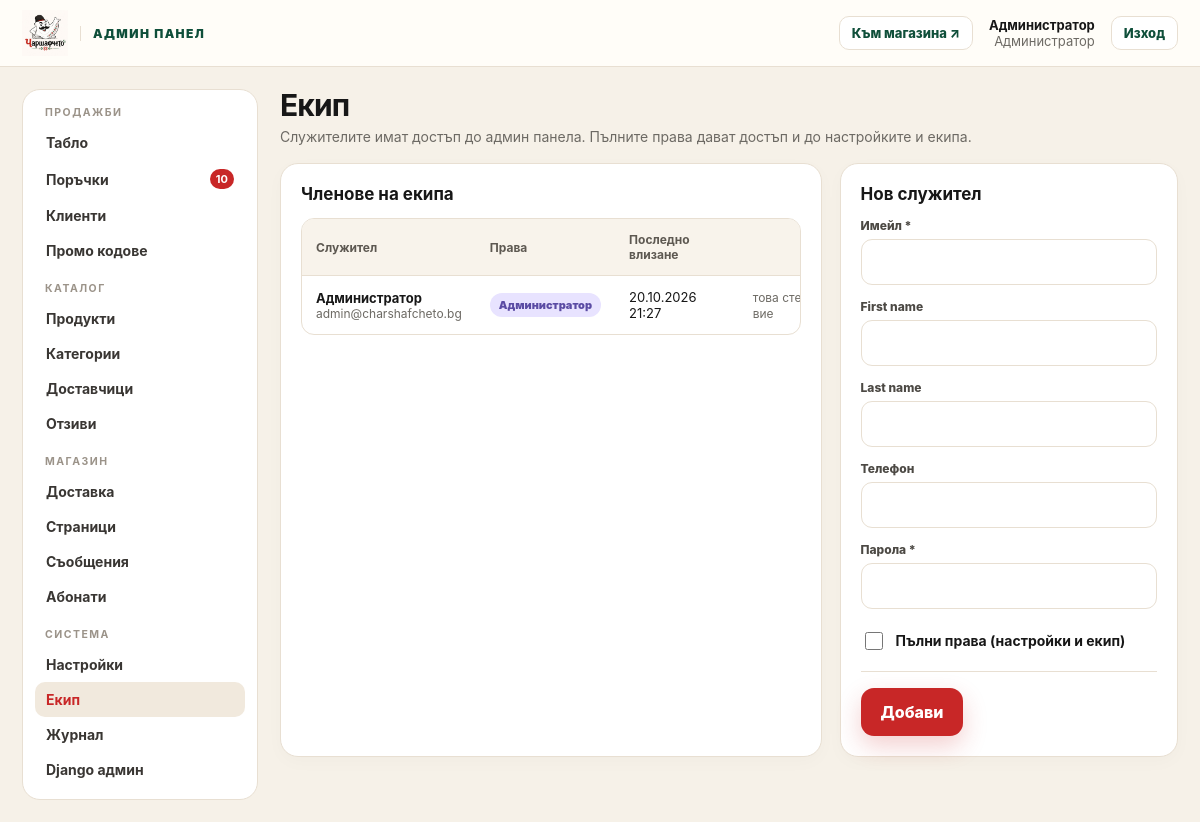
Page /dashboard/team/ (signed in) on the committed database.
### accounts/models.py (models this page shows, shortened)
class User(AbstractUser):
    username = None
    email = models.EmailField("имейл", unique=True)
    phone = models.CharField("телефон", max_length=32, blank=True)
    marketing_consent = models.BooleanField("съгласие за маркетинг", default=False)
    email_verified = models.BooleanField("потвърден имейл", default=False)
    USERNAME_FIELD = "email"
    REQUIRED_FIELDS = []
    objects = UserManager()
    class Meta:
        verbose_name = "потребител"
        verbose_name_plural = "потребители"

### dashboard/views/people.py (the view, shortened to what this page needs)
# urls.py: path("team/", people.team, name="team"),
@superuser_required
def team(request):
    form = StaffCreateForm(request.POST or None)
    return render(request, "dashboard/team.html", {
        "form": form,
        "staff": User.objects.filter(is_staff=True).order_by("-is_superuser", "email"),
    })

### dashboard/forms.py (shortened to what this page needs)
class StaffCreateForm(forms.ModelForm):
    password = forms.CharField(label="Парола", widget=forms.PasswordInput, strip=False)
    is_superuser = forms.BooleanField(label="Пълни права (настройки и екип)", required=False)
    class Meta:
        model = User
        fields = ["email", "first_name", "last_name", "phone"]

### core/context_processors.py (called while the page is built)
def store(request):
    if request.path.startswith(("/static/", "/media/")):
        return {}
    wishlist_ids = set()
    if request.user.is_authenticated:
        wishlist_ids = set(WishlistItem.objects.filter(user=request.user).values_list("product_id", flat=True))
    else:
        wishlist_ids = set(request.session.get("wishlist", []))
    return {
        "store": SiteSettings.load(),
        "cart": Cart(request),
        "wishlist_ids": wishlist_ids,
        "menu_categories": Category.objects.filter(is_active=True, show_in_menu=True, parent__isnull=True),
        "footer_pages": Page.objects.filter(show_in_footer=True),
        "card_payments_enabled": bool(settings.STRIPE_SECRET_KEY),
        "SITE_URL": settings.SITE_URL,
    }

### core/models.py (called while the page is built)
    @classmethod
    def load(cls):
        obj = cache.get(cls.CACHE_KEY)
        if obj is None:
            obj, _ = cls.objects.get_or_create(pk=1)
            cache.set(cls.CACHE_KEY, obj, 300)
        return obj

### dashboard/access.py (called while the page is built)
def _check(request, superuser=False):
    if not request.user.is_authenticated:
        return redirect_to_login(request.get_full_path(), reverse("accounts:login"))
    if not request.user.is_staff or (superuser and not request.user.is_superuser):
        raise PermissionDenied
    return None

def superuser_required(view):
    @wraps(view)
    def wrapper(request, *args, **kwargs):
        return _check(request, superuser=True) or view(request, *args, **kwargs)
    return wrapper

### dashboard/templatetags/dashboard_tags.py (called while the page is built)
@register.simple_tag
def dashboard_counts():
    return {
        "orders": Order.objects.filter(status=Order.STATUS_NEW).count(),
        "reviews": Review.objects.filter(is_approved=False).count(),
        "messages": ContactMessage.objects.filter(is_read=False).count(),
    }

@register.simple_tag(takes_context=True)
def nav_active(context, *prefixes):
    match = getattr(context["request"], "resolver_match", None)
    name = match.url_name if match else ""
    return "active" if any(name == p or name.startswith(p + "_") for p in prefixes) else ""

@register.filter
def field_type(bound_field):
    return bound_field.field.widget.__class__.__name__

### dashboard/templates/dashboard/team.html (shortened to what this page needs)
{% extends "dashboard/base.html" %}
{% block content %}
<div class="d-head"><div><h1>Екип</h1><p class="d-sub">Служителите имат достъп до админ панела. Пълните права дават достъп и до настройките и екипа.</p></div></div>
<div class="d-grid two">
  <section class="d-card"><h2>Членове на екипа</h2>
    <div class="table-wrap"><table class="table d-table" style="min-width:520px"><thead><tr><th>Служител</th><th>Права</th><th>Последно влизане</th><th></th></tr></thead><tbody>
    {% for u in staff %}<tr>
      <td><b>{{ u.get_full_name|default:u.email }}</b><div class="d-muted">{{ u.email }}</div></td>
      <td>{% if u.is_superuser %}<span class="status shipped">Администратор</span>{% else %}<span class="status processing">Служител</span>{% endif %}</td>
      <td>{{ u.last_login|date:'d.m.Y H:i'|default:"никога" }}</td>
      <td>{% if u != request.user %}<div class="d-actions">
        <form method="post" action="{% url 'dashboard:team_toggle' u.pk %}">{% csrf_token %}<button class="d-btn" name="action" value="superuser">{% if u.is_superuser %}Отнеми пълни права{% else %}Дай пълни права{% endif %}</button></form>
        <form method="post" action="{% url 'dashboard:team_toggle' u.pk %}" data-confirm="Да премахна ли достъпа на {{ u.email }} до админ панела?">{% csrf_token %}<button class="d-btn danger" name="action" value="remove">Премахни</button></form>
      </div>{% else %}<span class="d-muted">това сте вие</span>{% endif %}</td>
    </tr>{% endfor %}
    </tbody></table></div>
  </section>
  <form method="post" class="d-card d-form" novalidate>{% csrf_token %}
    <h2>Нов служител</h2>
    <div class="form-grid" style="grid-template-columns:1fr">{% for field in form %}{% include "dashboard/_field.html" %}{% endfor %}</div>
    <div class="d-form-actions"><div class="left"><button class="btn btn-primary" type="submit">Добави</button></div></div>
  </form>
</div>
{% endblock %}

### dashboard/templates/dashboard/base.html (shortened to what this page needs)
{% load static dashboard_tags %}<!doctype html>
<html lang="bg">
<head>
  <link rel="stylesheet" href="{% static 'css/store.css' %}">
  <link rel="stylesheet" href="{% static 'css/dashboard.css' %}">
</head>
<body class="d-body">
{% dashboard_counts as counts %}
<header class="d-top">
  <div class="d-top-in">
    <a class="d-brand" href="{% url 'dashboard:home' %}"><img src="{% static 'img/logo.png' %}" alt="{{ store.store_name }}"><span>Админ панел</span></a>
    <a class="d-link" href="/" target="_blank" rel="noopener">Към магазина ↗</a>
    <div class="d-user"><b>{{ request.user.get_full_name|default:request.user.email }}</b>{% if request.user.is_superuser %}Администратор{% else %}Служител{% endif %}</div>
    <form method="post" action="{% url 'accounts:logout' %}">{% csrf_token %}<button class="d-link" type="submit">Изход</button></form>
  </div>
</header>
<div class="d-shell">
  <nav class="d-side" aria-label="Админ навигация">
    <h6>Продажби</h6>
    <a href="{% url 'dashboard:home' %}" class="{% nav_active 'home' %}">Табло</a>
    <a href="{% url 'dashboard:orders' %}" class="{% nav_active 'orders' 'order' 'supplier_order' %}">Поръчки {% if counts.orders %}<span class="d-count">{{ counts.orders }}</span>{% endif %}</a>
    <a href="{% url 'dashboard:customers' %}" class="{% nav_active 'customers' 'customer' 'guest' %}">Клиенти</a>
    <a href="{% url 'dashboard:coupons' %}" class="{% nav_active 'coupons' %}">Промо кодове</a>
    <h6>Каталог</h6>
    <a href="{% url 'dashboard:products' %}" class="{% nav_active 'products' 'product' 'variant' %}">Продукти</a>
    <a href="{% url 'dashboard:categories' %}" class="{% nav_active 'categories' %}">Категории</a>
    <a href="{% url 'dashboard:suppliers' %}" class="{% nav_active 'suppliers' 'supplier' %}">Доставчици</a>
    <a href="{% url 'dashboard:reviews' %}" class="{% nav_active 'reviews' 'review' %}">Отзиви {% if counts.reviews %}<span class="d-count">{{ counts.reviews }}</span>{% endif %}</a>
    <h6>Магазин</h6>
    <a href="{% url 'dashboard:shipping' %}" class="{% nav_active 'shipping' %}">Доставка</a>
    <a href="{% url 'dashboard:pages' %}" class="{% nav_active 'pages' %}">Страници</a>
    <a href="{% url 'dashboard:messages' %}" class="{% nav_active 'messages' 'message' %}">Съобщения {% if counts.messages %}<span class="d-count">{{ counts.messages }}</span>{% endif %}</a>
    <a href="{% url 'dashboard:subscribers' %}" class="{% nav_active 'subscribers' 'subscriber' %}">Абонати</a>
    <h6>Система</h6>
    {% if request.user.is_superuser %}
    <a href="{% url 'dashboard:settings' %}" class="{% nav_active 'settings' %}">Настройки</a>
    <a href="{% url 'dashboard:team' %}" class="{% nav_active 'team' %}">Екип</a>
    {% endif %}
    <a href="{% url 'dashboard:audit' %}" class="{% nav_active 'audit' %}">Журнал</a>
    {% if request.user.is_superuser %}<a href="{% url 'admin:index' %}">Django админ</a>{% endif %}
  </nav>
  <main class="d-main" id="main">
    {% block content %}{% endblock %}
  </main>
</div>
</body>
</html>

### static/css/store.css (style rules this page uses)
:root { --cream:#fbf7ef; --paper:#fffdf8; --ink:#171717; --muted:#6d6a64; --red:#c82727; --red-dark:#a91e1e; --green:#0f4f3a; --green-2:#1f6e50; --line:#e8dfd2; --gold:#e2a126; --shadow:0 18px 45px rgba(25,16,8,.08); --radius:22px; --radius-sm:14px; --max:1220px; }
* { box-sizing:border-box }
html { scroll-behavior:smooth }
body { margin:0;font-family:Inter,ui-sans-serif,system-ui,-apple-system,BlinkMacSystemFont,"Segoe UI",sans-serif;color:var(--ink);background:var(--cream) }
button,input,select,textarea { font:inherit }
button { cursor:pointer }
a { color:inherit;text-decoration:none }
img { max-width:100%;display:block }
h1 { font-size:clamp(42px,5.5vw,76px);line-height:.98;margin:18px 0 18px;letter-spacing:-.045em;max-width:700px }
.btn { border:0;border-radius:13px;padding:14px 20px;font-weight:800;display:inline-flex;gap:9px;align-items:center;justify-content:center }
.btn-primary { background:var(--red);color:#fff;box-shadow:0 10px 25px rgba(200,39,39,.22) }
.form-grid { display:grid;grid-template-columns:1fr 1fr;gap:13px }
.field input,.field select,.field textarea { border:1px solid var(--line);border-radius:11px;padding:12px 13px;background:#fff;outline:none }
.table-wrap { overflow:auto;border:1px solid var(--line);border-radius:13px }
.table { width:100%;border-collapse:collapse;min-width:720px }
.table th,.table td { padding:13px 14px;border-bottom:1px solid var(--line);text-align:left;font-size:13px }
.table th { background:#f8f3eb;color:#5d5851;font-size:12px }
.table tr:last-child td { border-bottom:0 }
.status { display:inline-flex;border-radius:999px;padding:5px 9px;font-size:11px;font-weight:900;background:#eee }
.status.shipped { background:#e8e3ff;color:#5b4ca4 }
.check input { margin-top:3px;width:17px;height:17px;accent-color:var(--green) }

### rows in the picture
User: user.get_full_name "Администратор", get_full_name "Администратор", email "admin@charshafcheto.bg", is_superuser "Администратор", last_login "20.10.2026 21:27", shows "това сте вие"

### other values in the picture
{{ counts.orders }} "10"
{{ field.label }} "Имейл" "First name" "Last name" "Телефон" "Парола"
{{ field.label }} "Пълни права (настройки и екип)"
